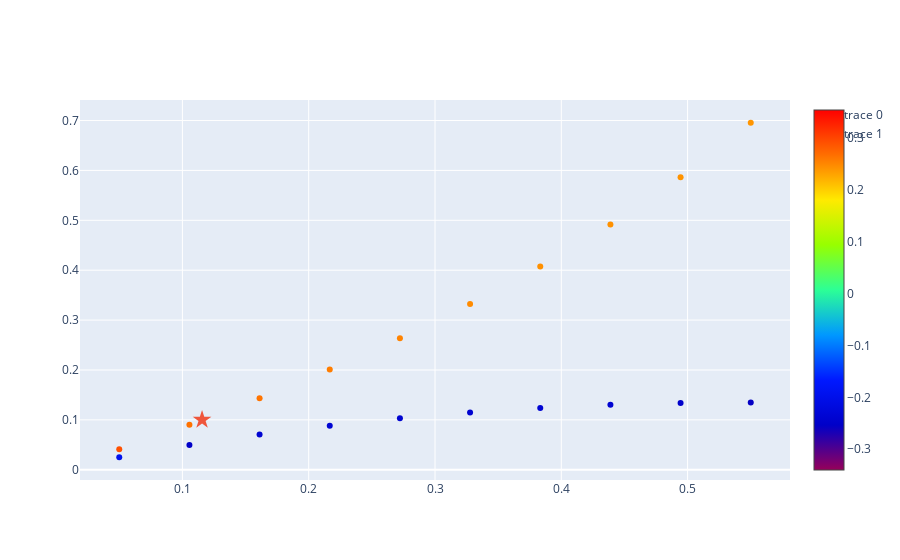

The code cell stored with this chart in its notebook:
### Code cell
fig = go.Figure()
# plot the user embedding, with color given by the position in 1D PCA
# Make a color scale from all_pca
fig.add_trace(go.Scatter(x=data.x[:,0].cpu(), y=data.x[:,1].cpu(), mode='markers', marker=dict(cmin = all_pca.min(), cmax = all_pca.max(), color=user_pca[:,0], colorscale='Rainbow', showscale=True)))

# plot the representatives, with color given by the position in 1D PCA
representatives = user_influencer_edges[1].unique().cpu()
# fig.add_trace(go.Scatter(x=(batch.x[:,0].cpu() + 0.01), y=(batch.x[:,1].cpu() + 0.01), mode='markers', marker=dict(cmin = all_pca.min(), cmax = all_pca.max(), color=influencer_pca[:,0], colorscale='Viridis', showscale=True, symbol="star")))
fig.add_trace(go.Scatter(x=data.x[representatives,0].cpu() + 0.01, y=data.x[representatives,1].cpu() + 0.01, mode='markers', marker=dict(cmin = all_pca.min(), cmax = all_pca.max(), color=influencer_pca[representatives,0], colorscale='Rainbow', symbol="star", size=14)))

### Figure 1 — Plotly figure (JSON) as saved in the notebook; plotly's stock layout.template omitted (floating-point values rounded to 4 significant figures)
{"data": [{"marker": {"cmax": 0.3542, "cmin": -0.3402, "color": [-0.1953, -0.2526, -0.2387, -0.2354, -0.2407, -0.2413, -0.2378, -0.239, -0.2484, -0.2561, 0.2912, 0.2657, 0.2636, 0.2578, 0.2533, 0.2473, 0.2438, 0.2434, 0.242, 0.2403], "colorscale": [[0, "rgb(150,0,90)"], [0.125, "rgb(0,0,200)"], [0.25, "rgb(0,25,255)"], [0.375, "rgb(0,152,255)"], [0.5, "rgb(44,255,150)"], [0.625, "rgb(151,255,0)"], [0.75, "rgb(255,234,0)"], [0.875, "rgb(255,111,0)"], [1, "rgb(255,0,0)"]], "showscale": true}, "mode": "markers", "type": "scatter", "x": [0.05, 0.1056, 0.1611, 0.2167, 0.2722, 0.3278, 0.3833, 0.4389, 0.4944, 0.55, 0.05, 0.1056, 0.1611, 0.2167, 0.2722, 0.3278, 0.3833, 0.4389, 0.4944, 0.55], "y": [0.02504, 0.04943, 0.07044, 0.08826, 0.103, 0.1149, 0.124, 0.1302, 0.1338, 0.1347, 0.04112, 0.09023, 0.1433, 0.2009, 0.2635, 0.3321, 0.4076, 0.4915, 0.5863, 0.6956]}, {"marker": {"cmax": 0.3542, "cmin": -0.3402, "color": 0.2876, "colorscale": [[0, "rgb(150,0,90)"], [0.125, "rgb(0,0,200)"], [0.25, "rgb(0,25,255)"], [0.375, "rgb(0,152,255)"], [0.5, "rgb(44,255,150)"], [0.625, "rgb(151,255,0)"], [0.75, "rgb(255,234,0)"], [0.875, "rgb(255,111,0)"], [1, "rgb(255,0,0)"]], "size": 14, "symbol": "star"}, "mode": "markers", "type": "scatter", "x": [0.1156], "y": [0.1002]}], "layout": {"autosize": true, "xaxis": {"autorange": true, "range": [0.01776, 0.5822], "type": "linear"}, "yaxis": {"autorange": true, "range": [-0.03029, 0.7509], "type": "linear"}}}
